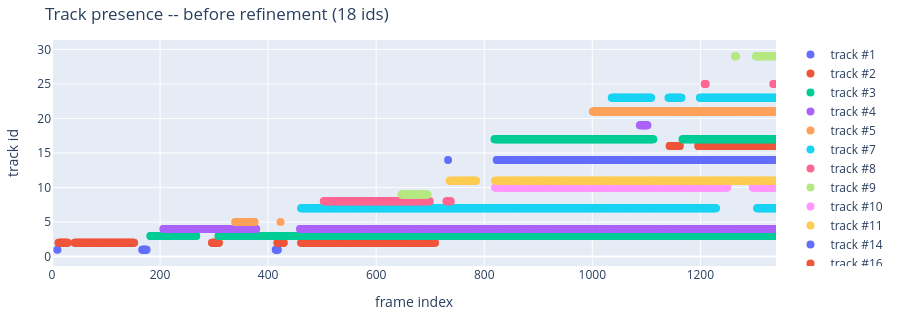
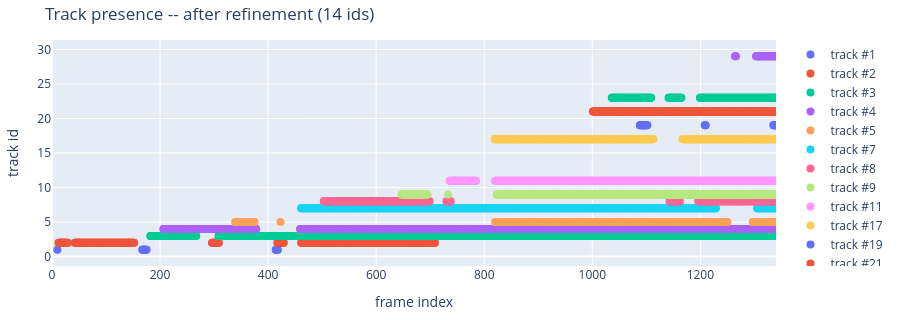

Notebook code for these charts, in order:
### Code cell
# --- before/after presence-timeline plots (same pattern as the cell above,
# factored into a helper so both share identical styling/axis handling)
def track_presence_figure(ids_per_frame, title):
    all_ids = sorted(set().union(*ids_per_frame)) if ids_per_frame else []
    fig = go.Figure()
    for track_id in all_ids:
        hits = [idx for idx, ids in enumerate(ids_per_frame) if track_id in ids]
        if hits:
            fig.add_trace(
                go.Scatter(
                    x=[frame_positions[idx] for idx in hits],
                    y=[track_id] * len(hits),
                    mode="markers",
                    marker=dict(size=8),
                    name=f"track #{track_id}",
                )
            )
    fig.update_layout(
        title=title,
        xaxis_title="frame index",
        yaxis_title="track id",
        height=320,
        margin=dict(l=40, r=20, t=40, b=40),
        # matching x-axis range on both plots (and y-axis is literally the
        # track id number in both, so ids that persist unchanged land on the
        # same row in both plots) keeps before/after visually comparable
        xaxis=dict(range=[float(frame_positions.min()), float(frame_positions.max())]),
    )
    return fig

track_presence_figure(track_ids_per_frame, f"Track presence -- before refinement ({n_before} ids)").show()
track_presence_figure(refined_track_ids_per_frame, f"Track presence -- after refinement ({n_after} ids)").show()

### Figure 1 — Plotly figure (JSON) as saved in the notebook; plotly's stock layout.template omitted (floating-point values rounded to 4 significant figures; data arrays with more than 128 entries replaced by an {"elided": "..."} marker saying what was removed)
{"data": [{"marker": {"size": 8}, "mode": "markers", "name": "track #1", "type": "scatter", "x": [10, 167, 168, 169, 170, 171, 172, 173, 174, 175, 414, 415, 416, 417, 418], "y": [1, 1, 1, 1, 1, 1, 1, 1, 1, 1, 1, 1, 1, 1, 1]}, {"marker": {"size": 8}, "mode": "markers", "name": "track #2", "type": "scatter", "x": {"elided": "405 int values"}, "y": {"elided": "405 int values"}}, {"marker": {"size": 8}, "mode": "markers", "name": "track #3", "type": "scatter", "x": {"elided": "1119 int values"}, "y": {"elided": "1119 int values"}}, {"marker": {"size": 8}, "mode": "markers", "name": "track #4", "type": "scatter", "x": {"elided": "1055 int values"}, "y": {"elided": "1055 int values"}}, {"marker": {"size": 8}, "mode": "markers", "name": "track #5", "type": "scatter", "x": [339, 340, 341, 342, 343, 344, 345, 346, 347, 348, 349, 350, 351, 352, 353, 354, 355, 356, 357, 358, 359, 360, 361, 362, 363, 364, 365, 366, 367, 368, 369, 370, 371, 372, 373, 374, 375, 423], "y": [5, 5, 5, 5, 5, 5, 5, 5, 5, 5, 5, 5, 5, 5, 5, 5, 5, 5, 5, 5, 5, 5, 5, 5, 5, 5, 5, 5, 5, 5, 5, 5, 5, 5, 5, 5, 5, 5]}, {"marker": {"size": 8}, "mode": "markers", "name": "track #7", "type": "scatter", "x": {"elided": "805 int values"}, "y": {"elided": "805 int values"}}, {"marker": {"size": 8}, "mode": "markers", "name": "track #8", "type": "scatter", "x": {"elided": "206 int values"}, "y": {"elided": "206 int values"}}, {"marker": {"size": 8}, "mode": "markers", "name": "track #9", "type": "scatter", "x": [647, 648, 649, 650, 651, 652, 653, 654, 655, 656, 657, 658, 659, 660, 661, 662, 663, 664, 665, 666, 667, 668, 669, 670, 671, 672, 673, 674, 675, 676, 677, 678, 679, 680, 681, 682, 683, 684, 685, 686, 687, 688, 689, 690, 691, 692, 693, 694, 695], "y": [9, 9, 9, 9, 9, 9, 9, 9, 9, 9, 9, 9, 9, 9, 9, 9, 9, 9, 9, 9, 9, 9, 9, 9, 9, 9, 9, 9, 9, 9, 9, 9, 9, 9, 9, 9, 9, 9, 9, 9, 9, 9, 9, 9, 9, 9, 9, 9, 9]}, {"marker": {"size": 8}, "mode": "markers", "name": "track #10", "type": "scatter", "x": {"elided": "475 int values"}, "y": {"elided": "475 int values"}}, {"marker": {"size": 8}, "mode": "markers", "name": "track #11", "type": "scatter", "x": {"elided": "571 int values"}, "y": {"elided": "571 int values"}}, {"marker": {"size": 8}, "mode": "markers", "name": "track #14", "type": "scatter", "x": {"elided": "519 int values"}, "y": {"elided": "519 int values"}}, {"marker": {"size": 8}, "mode": "markers", "name": "track #16", "type": "scatter", "x": {"elided": "165 int values"}, "y": {"elided": "165 int values"}}, {"marker": {"size": 8}, "mode": "markers", "name": "track #17", "type": "scatter", "x": {"elided": "469 int values"}, "y": {"elided": "469 int values"}}, {"marker": {"size": 8}, "mode": "markers", "name": "track #19", "type": "scatter", "x": [1088, 1089, 1090, 1091, 1092, 1093, 1094, 1095, 1096, 1097, 1098, 1099, 1100, 1101, 1102], "y": [19, 19, 19, 19, 19, 19, 19, 19, 19, 19, 19, 19, 19, 19, 19]}, {"marker": {"size": 8}, "mode": "markers", "name": "track #21", "type": "scatter", "x": {"elided": "340 int values"}, "y": {"elided": "340 int values"}}, {"marker": {"size": 8}, "mode": "markers", "name": "track #23", "type": "scatter", "x": {"elided": "241 int values"}, "y": {"elided": "241 int values"}}, {"marker": {"size": 8}, "mode": "markers", "name": "track #25", "type": "scatter", "x": [1208, 1209, 1210, 1335, 1336, 1337, 1338, 1339, 1340], "y": [25, 25, 25, 25, 25, 25, 25, 25, 25]}, {"marker": {"size": 8}, "mode": "markers", "name": "track #29", "type": "scatter", "x": [1264, 1265, 1266, 1303, 1304, 1305, 1306, 1307, 1308, 1309, 1310, 1311, 1312, 1313, 1314, 1315, 1316, 1317, 1318, 1319, 1320, 1321, 1322, 1323, 1324, 1325, 1326, 1327, 1328, 1329, 1330, 1331, 1332, 1333, 1334, 1335, 1336, 1337, 1338, 1339, 1340], "y": [29, 29, 29, 29, 29, 29, 29, 29, 29, 29, 29, 29, 29, 29, 29, 29, 29, 29, 29, 29, 29, 29, 29, 29, 29, 29, 29, 29, 29, 29, 29, 29, 29, 29, 29, 29, 29, 29, 29, 29, 29]}], "layout": {"height": 320, "margin": {"b": 40, "l": 40, "r": 20, "t": 40}, "title": {"text": "Track presence -- before refinement (18 ids)"}, "xaxis": {"range": [0, 1340], "title": {"text": "frame index"}}, "yaxis": {"title": {"text": "track id"}}}}

### Figure 2 — Plotly figure (JSON) as saved in the notebook; plotly's stock layout.template omitted (floating-point values rounded to 4 significant figures; data arrays with more than 128 entries replaced by an {"elided": "..."} marker saying what was removed)
{"data": [{"marker": {"size": 8}, "mode": "markers", "name": "track #1", "type": "scatter", "x": [10, 167, 168, 169, 170, 171, 172, 173, 174, 175, 414, 415, 416, 417, 418], "y": [1, 1, 1, 1, 1, 1, 1, 1, 1, 1, 1, 1, 1, 1, 1]}, {"marker": {"size": 8}, "mode": "markers", "name": "track #2", "type": "scatter", "x": {"elided": "405 int values"}, "y": {"elided": "405 int values"}}, {"marker": {"size": 8}, "mode": "markers", "name": "track #3", "type": "scatter", "x": {"elided": "1119 int values"}, "y": {"elided": "1119 int values"}}, {"marker": {"size": 8}, "mode": "markers", "name": "track #4", "type": "scatter", "x": {"elided": "1055 int values"}, "y": {"elided": "1055 int values"}}, {"marker": {"size": 8}, "mode": "markers", "name": "track #5", "type": "scatter", "x": {"elided": "513 int values"}, "y": {"elided": "513 int values"}}, {"marker": {"size": 8}, "mode": "markers", "name": "track #7", "type": "scatter", "x": {"elided": "805 int values"}, "y": {"elided": "805 int values"}}, {"marker": {"size": 8}, "mode": "markers", "name": "track #8", "type": "scatter", "x": {"elided": "371 int values"}, "y": {"elided": "371 int values"}}, {"marker": {"size": 8}, "mode": "markers", "name": "track #9", "type": "scatter", "x": {"elided": "568 int values"}, "y": {"elided": "568 int values"}}, {"marker": {"size": 8}, "mode": "markers", "name": "track #11", "type": "scatter", "x": {"elided": "571 int values"}, "y": {"elided": "571 int values"}}, {"marker": {"size": 8}, "mode": "markers", "name": "track #17", "type": "scatter", "x": {"elided": "469 int values"}, "y": {"elided": "469 int values"}}, {"marker": {"size": 8}, "mode": "markers", "name": "track #19", "type": "scatter", "x": [1088, 1089, 1090, 1091, 1092, 1093, 1094, 1095, 1096, 1097, 1098, 1099, 1100, 1101, 1102, 1208, 1209, 1210, 1335, 1336, 1337, 1338, 1339, 1340], "y": [19, 19, 19, 19, 19, 19, 19, 19, 19, 19, 19, 19, 19, 19, 19, 19, 19, 19, 19, 19, 19, 19, 19, 19]}, {"marker": {"size": 8}, "mode": "markers", "name": "track #21", "type": "scatter", "x": {"elided": "340 int values"}, "y": {"elided": "340 int values"}}, {"marker": {"size": 8}, "mode": "markers", "name": "track #23", "type": "scatter", "x": {"elided": "241 int values"}, "y": {"elided": "241 int values"}}, {"marker": {"size": 8}, "mode": "markers", "name": "track #29", "type": "scatter", "x": [1264, 1265, 1266, 1303, 1304, 1305, 1306, 1307, 1308, 1309, 1310, 1311, 1312, 1313, 1314, 1315, 1316, 1317, 1318, 1319, 1320, 1321, 1322, 1323, 1324, 1325, 1326, 1327, 1328, 1329, 1330, 1331, 1332, 1333, 1334, 1335, 1336, 1337, 1338, 1339, 1340], "y": [29, 29, 29, 29, 29, 29, 29, 29, 29, 29, 29, 29, 29, 29, 29, 29, 29, 29, 29, 29, 29, 29, 29, 29, 29, 29, 29, 29, 29, 29, 29, 29, 29, 29, 29, 29, 29, 29, 29, 29, 29]}], "layout": {"height": 320, "margin": {"b": 40, "l": 40, "r": 20, "t": 40}, "title": {"text": "Track presence -- after refinement (14 ids)"}, "xaxis": {"range": [0, 1340], "title": {"text": "frame index"}}, "yaxis": {"title": {"text": "track id"}}}}
